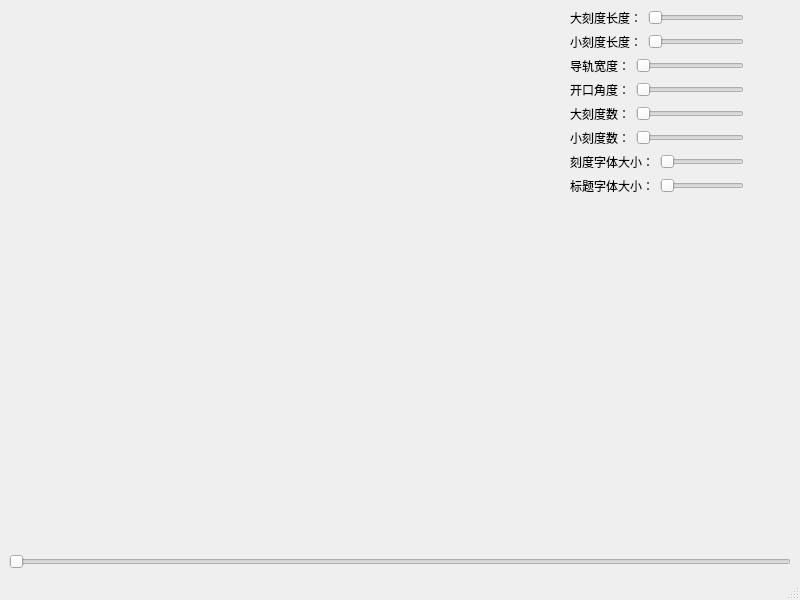
<?xml version="1.0" encoding="UTF-8"?>
<ui version="4.0">
 <class>MainWindow</class>
 <widget class="QMainWindow" name="MainWindow">
  <property name="geometry">
   <rect>
    <x>0</x>
    <y>0</y>
    <width>800</width>
    <height>600</height>
   </rect>
  </property>
  <property name="windowTitle">
   <string>MainWindow</string>
  </property>
  <widget class="QWidget" name="centralwidget">
   <layout class="QVBoxLayout" name="verticalLayout_2">
    <item>
     <layout class="QHBoxLayout" name="horizontalLayout_9">
      <item>
       <widget class="QPDial" name="widget" native="true"/>
      </item>
      <item>
       <widget class="QWidget" name="widget_2" native="true">
        <property name="minimumSize">
         <size>
          <width>221</width>
          <height>0</height>
         </size>
        </property>
        <property name="maximumSize">
         <size>
          <width>221</width>
          <height>16777215</height>
         </size>
        </property>
        <widget class="QWidget" name="layoutWidget">
         <property name="geometry">
          <rect>
           <x>0</x>
           <y>0</y>
           <width>221</width>
           <height>212</height>
          </rect>
         </property>
         <layout class="QVBoxLayout" name="verticalLayout">
          <property name="sizeConstraint">
           <enum>QLayout::SetFixedSize</enum>
          </property>
          <item>
           <layout class="QHBoxLayout" name="horizontalLayout">
            <item>
             <widget class="QLabel" name="label">
              <property name="text">
               <string>大刻度长度：</string>
              </property>
             </widget>
            </item>
            <item>
             <widget class="QSlider" name="horizontalSlider_2">
              <property name="minimum">
               <number>5</number>
              </property>
              <property name="maximum">
               <number>60</number>
              </property>
              <property name="orientation">
               <enum>Qt::Horizontal</enum>
              </property>
             </widget>
            </item>
           </layout>
          </item>
          <item>
           <layout class="QHBoxLayout" name="horizontalLayout_2">
            <item>
             <widget class="QLabel" name="label_2">
              <property name="text">
               <string>小刻度长度：</string>
              </property>
             </widget>
            </item>
            <item>
             <widget class="QSlider" name="horizontalSlider_3">
              <property name="minimum">
               <number>5</number>
              </property>
              <property name="maximum">
               <number>60</number>
              </property>
              <property name="orientation">
               <enum>Qt::Horizontal</enum>
              </property>
             </widget>
            </item>
           </layout>
          </item>
          <item>
           <layout class="QHBoxLayout" name="horizontalLayout_3">
            <item>
             <widget class="QLabel" name="label_3">
              <property name="text">
               <string>导轨宽度：</string>
              </property>
             </widget>
            </item>
            <item>
             <widget class="QSlider" name="horizontalSlider_4">
              <property name="minimum">
               <number>10</number>
              </property>
              <property name="maximum">
               <number>80</number>
              </property>
              <property name="orientation">
               <enum>Qt::Horizontal</enum>
              </property>
             </widget>
            </item>
           </layout>
          </item>
          <item>
           <layout class="QHBoxLayout" name="horizontalLayout_4">
            <item>
             <widget class="QLabel" name="label_4">
              <property name="text">
               <string>开口角度：</string>
              </property>
             </widget>
            </item>
            <item>
             <widget class="QSlider" name="horizontalSlider_5">
              <property name="minimum">
               <number>30</number>
              </property>
              <property name="maximum">
               <number>240</number>
              </property>
              <property name="orientation">
               <enum>Qt::Horizontal</enum>
              </property>
             </widget>
            </item>
           </layout>
          </item>
          <item>
           <layout class="QHBoxLayout" name="horizontalLayout_5">
            <item>
             <widget class="QLabel" name="label_5">
              <property name="text">
               <string>大刻度数：</string>
              </property>
             </widget>
            </item>
            <item>
             <widget class="QSlider" name="horizontalSlider_6">
              <property name="minimum">
               <number>3</number>
              </property>
              <property name="maximum">
               <number>100</number>
              </property>
              <property name="orientation">
               <enum>Qt::Horizontal</enum>
              </property>
             </widget>
            </item>
           </layout>
          </item>
          <item>
           <layout class="QHBoxLayout" name="horizontalLayout_6">
            <item>
             <widget class="QLabel" name="label_6">
              <property name="text">
               <string>小刻度数：</string>
              </property>
             </widget>
            </item>
            <item>
             <widget class="QSlider" name="horizontalSlider_7">
              <property name="minimum">
               <number>2</number>
              </property>
              <property name="maximum">
               <number>10</number>
              </property>
              <property name="orientation">
               <enum>Qt::Horizontal</enum>
              </property>
             </widget>
            </item>
           </layout>
          </item>
          <item>
           <layout class="QHBoxLayout" name="horizontalLayout_7">
            <item>
             <widget class="QLabel" name="label_7">
              <property name="text">
               <string>刻度字体大小：</string>
              </property>
             </widget>
            </item>
            <item>
             <widget class="QSlider" name="horizontalSlider_8">
              <property name="minimum">
               <number>8</number>
              </property>
              <property name="maximum">
               <number>30</number>
              </property>
              <property name="orientation">
               <enum>Qt::Horizontal</enum>
              </property>
             </widget>
            </item>
           </layout>
          </item>
          <item>
           <layout class="QHBoxLayout" name="horizontalLayout_8">
            <item>
             <widget class="QLabel" name="label_8">
              <property name="text">
               <string>标题字体大小：</string>
              </property>
             </widget>
            </item>
            <item>
             <widget class="QSlider" name="horizontalSlider_9">
              <property name="minimum">
               <number>8</number>
              </property>
              <property name="maximum">
               <number>40</number>
              </property>
              <property name="orientation">
               <enum>Qt::Horizontal</enum>
              </property>
             </widget>
            </item>
           </layout>
          </item>
         </layout>
        </widget>
       </widget>
      </item>
     </layout>
    </item>
    <item>
     <widget class="QSlider" name="horizontalSlider">
      <property name="maximum">
       <number>100</number>
      </property>
      <property name="orientation">
       <enum>Qt::Horizontal</enum>
      </property>
     </widget>
    </item>
   </layout>
  </widget>
  <widget class="QMenuBar" name="menubar">
   <property name="geometry">
    <rect>
     <x>0</x>
     <y>0</y>
     <width>800</width>
     <height>23</height>
    </rect>
   </property>
  </widget>
  <widget class="QStatusBar" name="statusbar"/>
 </widget>
 <customwidgets>
  <customwidget>
   <class>QPDial</class>
   <extends>QWidget</extends>
   <header location="global">qpdial.h</header>
   <container>1</container>
  </customwidget>
 </customwidgets>
 <resources/>
 <connections/>
</ui>
